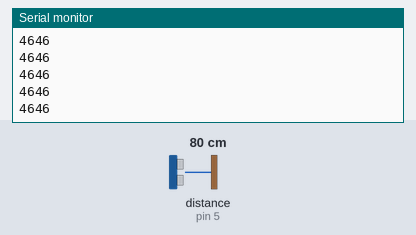
This sketch was run on a simulated Arduino Uno, built with avr-gcc and run on an emulated ATmega328P. On the bench: the last lines printed to the serial monitor. Wiring (inferred from the names in the program): ultrasonic range finder: trigger pin 6; echo pin 5. The inputs (shaded band) are chosen by the test bench; at power-on: distance to the obstacle (sensor on pin 5) 80 cm. The echo pulse lasts 58.3 µs per cm.

Above: at 1.2 s.
1.3 s: distance to the obstacle (sensor on pin 5) set to 2 cm
At 1.9 s:
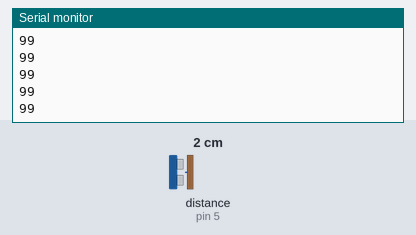
2.8 s: distance to the obstacle (sensor on pin 5) set to 4 cm
At 3.9 s:
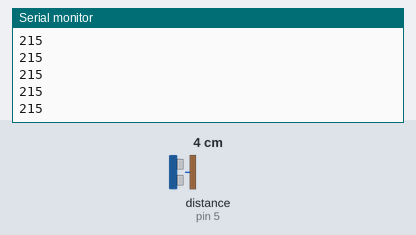
Timing chart, 0 to 5.8 s (numbered marks = the images above; inputs shaded):
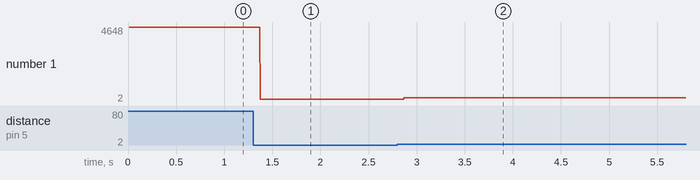

Measured:
- after the input at 1.3 s, the serial monitor: prints a new line after 0.08 s (image 1)
- after the input at 2.8 s, the serial monitor: prints a new line after 0.07 s (image 2)
- plotted number 1: 4646 → 99 after the input at 1.3 s, 99 → 2 after the input at 2.8 s

The sketch:

lir_signal_ultrasonique.ino
```cpp
unsigned long x;
int trig=6,echo=5;

void setup(){
  Serial.begin(9600);
  pinMode(trig,OUTPUT);
  pinMode(echo,INPUT);
}

void loop(){
  digitalWrite(trig,LOW);
  delay(2);
  digitalWrite(trig,HIGH);
  delayMicroseconds(2);
  digitalWrite(trig,LOW);
  x=pulseIn(echo,HIGH);
  Serial.println("\n");
  Serial.println(x);
}
```
